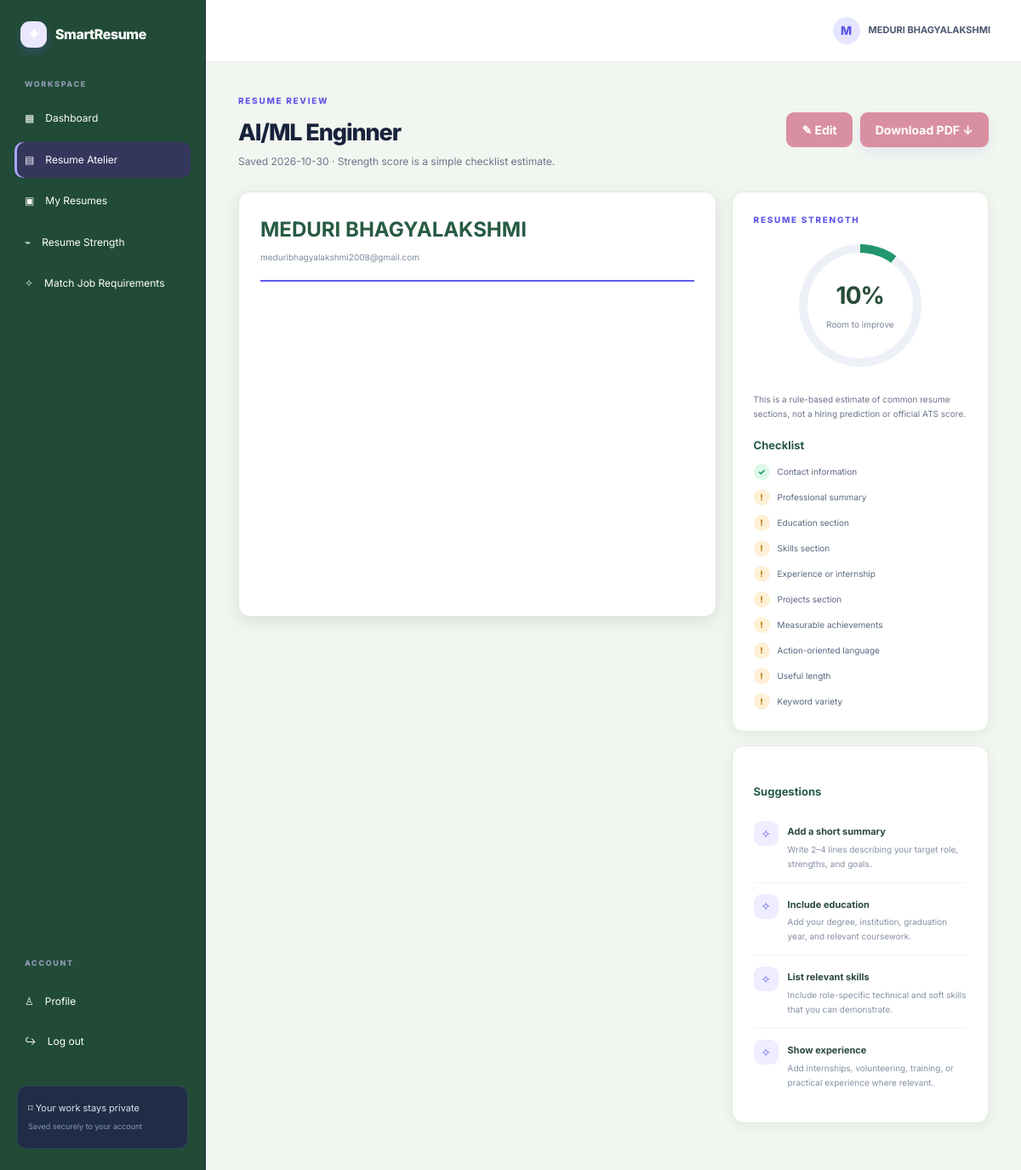
The page /resume/1 (signed in) on the database its author committed.
### tables this page shows
CREATE TABLE users (
            id INTEGER PRIMARY KEY AUTOINCREMENT,
            name TEXT NOT NULL,
            email TEXT NOT NULL UNIQUE,
            password_hash TEXT NOT NULL,
            created_at TEXT NOT NULL
        );

CREATE TABLE resumes (
            id INTEGER PRIMARY KEY AUTOINCREMENT,
            user_id INTEGER NOT NULL,
            title TEXT NOT NULL,
            full_name TEXT NOT NULL DEFAULT '',
            email TEXT NOT NULL DEFAULT '',
            phone TEXT NOT NULL DEFAULT '',
            location TEXT NOT NULL DEFAULT '',
            professional_title TEXT NOT NULL DEFAULT '',
            summary TEXT NOT NULL DEFAULT '',
            education TEXT NOT NULL DEFAULT '',
            skills TEXT NOT NULL DEFAULT '',
            experience TEXT NOT NULL DEFAULT '',
            projects TEXT NOT NULL DEFAULT '',
            strength INTEGER NOT NULL DEFAULT 0,
            created_at TEXT NOT NULL,
            updated_at TEXT NOT NULL, technical_skills TEXT NOT NULL DEFAULT '', soft_skills TEXT NOT NULL DEFAULT '',
            FOREIGN KEY(user_id) REFERENCES users(id) ON DELETE CASCADE
        );

### app.py (the view)
@app.route("/resume/<int:resume_id>")
@login_required
def resume_detail(resume_id):
    with db() as con:
        item = con.execute(
            "SELECT * FROM resumes WHERE id=? AND user_id=?",
            (resume_id, session["user_id"])
        ).fetchone()
    if not item:
        abort(404)
    combined = saved_resume_text(item)
    score, findings, suggestions = analyze_resume(combined)
    return render_template(
        "resume_detail.html",
        item=item,
        score=score,
        findings=findings,
        suggestions=suggestions
    )

### app.py (called while the page is built)
def db():
    conn = sqlite3.connect(DB_PATH)
    conn.row_factory = sqlite3.Row
    conn.execute("PRAGMA foreign_keys = ON")
    return conn

def login_required(fn):
    @wraps(fn)
    def wrapper(*args, **kwargs):
        if "user_id" not in session:
            flash("Please log in to continue.", "info")
            return redirect(url_for("login"))
        return fn(*args, **kwargs)
    return wrapper

def current_user():
    if "user_id" not in session:
        return None
    with db() as con:
        return con.execute(
            "SELECT id, name, email FROM users WHERE id=?",
            (session["user_id"],)
        ).fetchone()

@app.context_processor
def inject_user():
    return {
        "current_user": current_user(),
        "year": datetime.now().year
    }

def saved_resume_text(item):
    fields = [
        "title", "full_name", "email", "phone", "location",
        "professional_title", "summary", "education",
        "technical_skills", "soft_skills", "skills",
        "experience", "projects"
    ]
    return " ".join(str(item[field] or "") for field in fields)

### templates/resume_detail.html (shortened to what this page needs)
{% extends "base.html" %}
{% block content %}
<div class="page-heading"><div><span class="eyebrow">RESUME REVIEW</span><h1>{{ item.title }}</h1><p class="muted">Saved {{ item.updated_at[:10] }} · Strength score is a simple checklist estimate.</p></div><div class="heading-actions"><a class="btn btn-ghost" href="{{ url_for('resume_form', resume_id=item.id) }}">✎ Edit</a><a class="btn" href="{{ url_for('export_pdf', resume_id=item.id) }}">Download PDF ↓</a></div></div>
<div class="review-grid"><div class="panel resume-paper"><div class="paper-header"><h2>{{ item.full_name }}</h2><div>{{ item.email }}</div></div></div>
<div class="review-side"><div class="panel strength-panel"><span class="eyebrow">RESUME STRENGTH</span><div class="big-score"><div class="score-ring" style="--score:{{ score }}%"><div><b>{{ score }}%</b><small>{{ 'Strong start' if score >= 75 else 'Good progress' if score >= 50 else 'Room to improve' }}</small></div></div></div><p class="muted small">This is a rule-based estimate of common resume sections, not a hiring prediction or official ATS score.</p><h3>Checklist</h3><ul class="check-list">{% for f in findings %}<li><span class="{{ 'check-ok' if f.ok else 'check-no' }}">{{ '✓' if f.ok else '!' }}</span>{{ f.label }}</li>{% endfor %}</ul></div><div class="panel"><h3>Suggestions</h3>{% for title,desc in suggestions[:4] %}<div class="suggestion"><span class="suggestion-bullet">✧</span><div><b>{{ title }}</b><p>{{ desc }}</p></div></div>{% endfor %}</div></div></div>
{% endblock %}

### templates/base.html (shortened to what this page needs)
<!doctype html>
<html lang="en">
<head>
  <link rel="stylesheet" href="{{ url_for('static', filename='style.css') }}">
</head>
<body>
{% if current_user and request.endpoint not in ['index','login','register'] %}
<div class="app-shell">
  <aside class="sidebar">
    <a class="brand" href="{{ url_for('dashboard') }}"><span class="brand-mark">✦</span> SmartResume</a>
    <div class="side-label">WORKSPACE</div>
    <nav>
      <a class="{% if request.endpoint == 'dashboard' %}active{% endif %}" href="{{ url_for('dashboard') }}">▦ <span>Dashboard</span></a>
      <a class="{% if request.endpoint in ['resume_form','resume_detail'] %}active{% endif %}" href="{{ url_for('resume_form') }}">▤ <span>Resume Atelier</span></a>
      <a class="{% if request.endpoint == 'resumes' %}active{% endif %}" href="{{ url_for('resumes') }}">▣ <span>My Resumes</span></a>
      <a class="{% if request.endpoint == 'analyze' %}active{% endif %}" href="{{ url_for('analyze') }}">⌁ <span>Resume Strength</span></a>
      <a class="{% if request.endpoint == 'tailor_resume' %}active{% endif %}" href="{{ url_for('tailor_resume') }}">✧ <span>Match Job Requirements</span></a>
    </nav>
    <div class="side-bottom">
      <div class="side-label">ACCOUNT</div>
      <a href="{{ url_for('dashboard') }}">♙ <span>Profile</span></a>
      <a href="{{ url_for('logout') }}">↪ <span>Log out</span></a>
      <div class="privacy-note">⌑ Your work stays private<br><small>Saved securely to your account</small></div>
    </div>
  </aside>
  <main class="main-area">
    <header class="topbar"><span class="mobile-brand">✦ SmartResume</span><span class="avatar">{{ current_user.name[:1]|upper }}</span><span class="user-name">{{ current_user.name }}</span></header>
    <div class="page-content">
{% endif %}
    {% block content %}{% endblock %}
{% if current_user and request.endpoint not in ['index','login','register'] %}
    </div>
  </main>
</div>
{% else %}
  </main>
  <footer class="public-footer">© {{ year }} SmartResume · Build a resume that tells your story.</footer>
{% endif %}
</body>
</html>

### rows shown on the page
users: name "M", name "MEDURI BHAGYALAKSHMI"
resumes: title "AI/ML Enginner", updated_at "2026-10-30", full_name "MEDURI BHAGYALAKSHMI", email "meduribhagyalakshmi2008@gmail.com"

### other values the page prints
{{ score }} "10"
{{ '✓' if f.ok else '!' }} "✓" "!" "!" "!" "!" "!" "!" "!" "!" "!"
{{ f.label }} "Contact information" "Professional summary" "Education section" "Skills section" "Experience or internship" "Projects section" "Measurable achievements" "Action-oriented language" "Useful length" "Keyword variety"
{{ title }} "Add a short summary" "Include education" "List relevant skills" "Show experience"
{{ desc }} "Write 2–4 lines describing your target role, strengths, and goals." "Add your degree, institution, graduation year, and relevant coursework." "Include role-specific technical and soft skills that you can demonstrate." "Add internships, volunteering, training, or practical experience where relevant."
